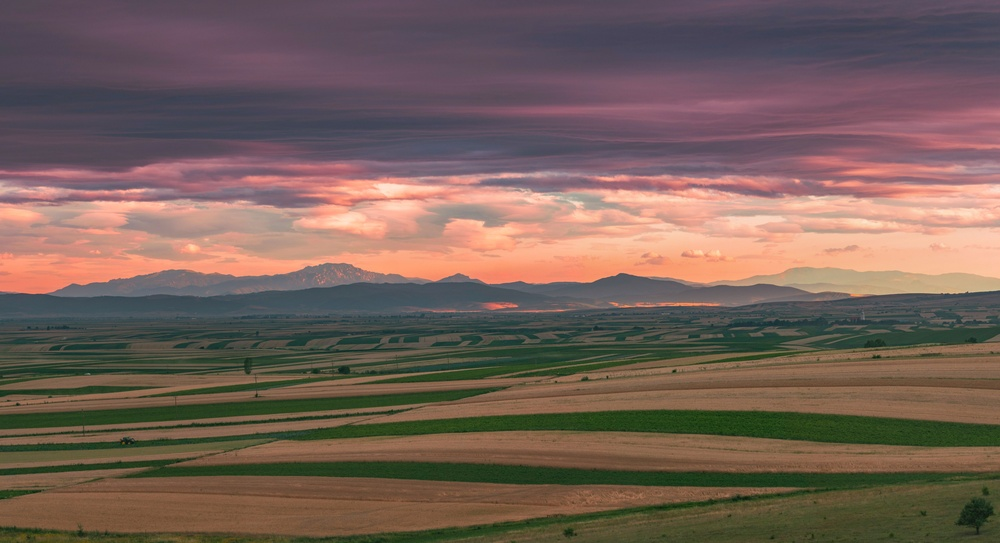
#> input picture test_sample/sample_one.jpg, 1000 x 543 px, shrunk from 7200 x 3912 before the run, found by its file name; its folder holds 5 pictures in this run
$ python main.py
#> lines starting #> are read from the running program, lines starting #| are printed output that depends on the picture
### src/ImageLoader.py
import os
import imageio.v3 as iio
import numpy as np
import mimetypes
import cv2

class Image:
    def __init__(self, image_path="", data=None):
        self.path = image_path
        self.data = data

    # property tự động lấy size từ ma trận
    @property
    def height(self):
        return self.data.shape[0] if self.data is not None else 0

    @property
    def width(self):
        return self.data.shape[1] if self.data is not None else 0

class ImageLoader:
    def __init__(self):
        self.image_list = []

    @staticmethod
    def _to_uint8(image_data):
        image_data = np.asarray(image_data)
        if image_data.dtype == np.uint8:
            return image_data
        if np.issubdtype(image_data.dtype, np.floating):
            if image_data.size and image_data.min() >= 0 and image_data.max() <= 1:
                image_data = image_data * 255
        elif np.issubdtype(image_data.dtype, np.integer):
            image_data = image_data.astype(np.float32) * (255.0 / np.iinfo(image_data.dtype).max)
        return np.clip(image_data, 0, 255).astype(np.uint8)

    def _process_single_file(self, file_path):
#> called with file_path = 'test_sample/sample_one/sample_one.jpg'
        try:
            image_data = self._to_uint8(iio.imread(file_path))
#> in _to_uint8, image_data is the input picture: shape (543, 1000, 3); mean R, G, B 117.9, 96.5, 88.2
            if image_data.ndim == 3 and image_data.shape[2] == 4:
                image_data = image_data[:, :, :3]
            if image_data.ndim not in (2, 3) or (image_data.ndim == 3 and image_data.shape[2] != 3):
                raise ValueError("Ảnh phải là ảnh xám hoặc ảnh RGB.")
            return Image(file_path, image_data)
        except Exception as e:
            print(f"Error loading '{file_path}': {e}")
            return None

    # [10 lines left out: function _process_with_opencv, not called in this run]

    def load_image(self, path, source="custom"):
        source = source.lower()
        if source not in ("custom", "opencv"):
            raise ValueError("source phải là 'custom' hoặc 'opencv'.")
        self.image_list = []

        if os.path.isfile(path):
            file_type, _ = mimetypes.guess_type(path)
            if file_type and file_type.startswith('image/'):
                img_obj = self._process_single_file(path) if source == "custom" else self._process_with_opencv(path)
                if img_obj: self.image_list.append(img_obj)
            else:
                print(f"Bỏ qua file không phải ảnh: {path}")
            return self.image_list

        elif os.path.isdir(path):
            for name in sorted(os.listdir(path)):
                path_file = os.path.join(path, name)
                if not os.path.isfile(path_file):
                    continue
                file_type, _ = mimetypes.guess_type(path_file)
                if file_type and file_type.startswith('image/'):
                    img_obj = self._process_single_file(path_file) if source == "custom" else self._process_with_opencv(path_file)
                    if img_obj:
                        self.image_list.append(img_obj)
            print(f"Đã load thành công {len(self.image_list)} ảnh.")
            return self.image_list
        else:
            print("Đường dẫn không hợp lệ!")
            return []

    # [148 lines left out: functions rgb_to_gray, gray_to_rgb, split_channels, merge_channels, replace_channels, blend_channels and 1 more, not called in this run]

### src/utils.py
from src.ImageLoader import ImageLoader, Image
import cv2
import numpy as np
import matplotlib.pyplot as plt

def load_image(image_path):
    try:
        loader = ImageLoader()
        images = loader.load_image(image_path)
#> images = 1 item
        if images and images[0].data is not None:
            return images[0].data
    except Exception:
        pass

    img = cv2.imread(image_path)
    if img is None:
        raise ValueError(f"Không tìm thấy ảnh tại đường dẫn: {image_path}")
    return cv2.cvtColor(img, cv2.COLOR_BGR2RGB)

def preprocess_image(image, to_float32=False):
    """
    Tiền xử lý dữ liệu ảnh đầu vào: hỗ trợ đường dẫn (str), đối tượng Image (ImageLoader),
    hoặc mảng NumPy (np.ndarray).
    Trả về ảnh xám chuẩn dạng 2D (H, W) hoặc ảnh màu 3D (H, W, 3).
    """
    if isinstance(image, str):
        image = load_image(image)

    raw_img = image.data if isinstance(image, Image) or hasattr(image, "data") else image

    if raw_img is None:
        raise ValueError("Ảnh đầu vào không hợp lệ hoặc rỗng !!!")

    img_arr = np.array(raw_img)

    # Khử kênh alpha nếu có (4 kênh RGBA -> 3 kênh RGB)
    if img_arr.ndim == 3 and img_arr.shape[2] == 4:
        img_arr = cv2.cvtColor(img_arr.astype(np.uint8), cv2.COLOR_RGBA2RGB)
    elif img_arr.ndim == 3 and img_arr.shape[2] == 1:
        img_arr = img_arr.squeeze(axis=2)

    # Đảm bảo dải giá trị [0, 255] nếu ảnh float [0.0, 1.0]
    if np.issubdtype(img_arr.dtype, np.floating):
        if img_arr.size > 0 and img_arr.max() <= 1.0:
            img_arr = img_arr * 255.0

    if to_float32:
        return img_arr.astype(np.float32)
    return img_arr


# [10 lines left out: functions rgb_to_gray, show_image, not called in this run]

import cv2
import numpy as np


def concatenate_with_labels(
    custom_img: np.ndarray,
    cv2_img: np.ndarray,
    left_label: str = "Custom Filter",
    right_label: str = "OpenCV (cv2)",
) -> np.ndarray:
  """Ghép 2 ảnh cạnh nhau theo chiều ngang và chèn header hiển thị tên phương pháp."""
  # Đồng bộ số kênh: Nếu ảnh 2D (grayscale) thì chuyển sang BGR 3 kênh để vẽ chữ và ghép
  if custom_img.ndim == 2:
    custom_disp = cv2.cvtColor(custom_img, cv2.COLOR_GRAY2BGR)
  elif custom_img.shape[2] == 3:
    custom_disp = cv2.cvtColor(custom_img, cv2.COLOR_RGB2BGR)
  else:
    custom_disp = custom_img.copy()

  if cv2_img.ndim == 2:
    cv2_disp = cv2.cvtColor(cv2_img, cv2.COLOR_GRAY2BGR)
  elif cv2_img.shape[2] == 3:
    cv2_disp = cv2.cvtColor(cv2_img, cv2.COLOR_RGB2BGR)
  else:
    cv2_disp = cv2_img.copy()

  # Đồng bộ kích thước chiều cao nếu có chênh lệch
  h1, w1 = custom_disp.shape[:2]
  h2, w2 = cv2_disp.shape[:2]
  if h1 != h2:
    cv2_disp = cv2.resize(cv2_disp, (w1, h1))
    h2, w2 = h1, w1

  # Ghép 2 ảnh nằm ngang
  combined = np.hstack([custom_disp, cv2_disp])

  # Tạo banner header màu đen phía trên để ghi chữ
  header_height = 40
  header = np.zeros((header_height, combined.shape[1], 3), dtype=np.uint8)

  # Ghi chữ nhãn cho Custom bên trái và cv2 bên phải
  font = cv2.FONT_HERSHEY_SIMPLEX
  cv2.putText(
      header,
      left_label,
      (20, 26),
      font,
      0.7,
      (0, 255, 255),
      2,
      lineType=cv2.LINE_AA,
  )
  cv2.putText(
      header,
      right_label,
      (w1 + 20, 26),
      font,
      0.7,
      (0, 255, 0),
      2,
      lineType=cv2.LINE_AA,
  )

  # Nối header với ảnh kết quả
  final_result = np.vstack([header, combined])
  return final_result

### src/Filter.py
import numpy as np
import cv2
from src.ImageLoader import Image
from src.utils import load_image, preprocess_image


class Filter:
    def __init__(self):
        pass

    def _preprocess_image(self, image):
        return preprocess_image(image, to_float32=True)

    def mean_kernel(self, kernel_size=3):
        if kernel_size % 2 == 0 or kernel_size < 3:
            raise ValueError("kernel_size cua Mean filter phai la so le va >= 3 !!!")
        return np.ones((kernel_size, kernel_size), dtype=np.float32) / (kernel_size ** 2)

    ## Ham de tang toc gaussian 2D
    def gaussian_kernel_1d(self, kernel_size=3, sigma=1.0):
        if kernel_size % 2 == 0 or kernel_size < 3:
            raise ValueError("kernel_size cua Gaussian filter phai la so le va >= 3 !!!")
        radius = kernel_size // 2
        x = np.arange(-radius, radius + 1)
        g1d = np.exp(-(x ** 2) / (2.0 * (sigma ** 2)))
        return (g1d / np.sum(g1d)).astype(np.float32)

    # [4 lines left out: function gaussian_kernel_2d, not called in this run]

    def sobel_kernel(self, axis="x", kernel_size=3):
        if kernel_size != 3:
            raise ValueError("Sobel kernel chuan phai co kich thuoc la 3x3 !!!")

        if axis == "x":
            return np.array([
                [-1, 0, 1],
                [-2, 0, 2],
                [-1, 0, 1]
            ], dtype=np.float32)
        elif axis == "y":
            return np.array([
                [-1, -2, -1],
                [ 0,  0,  0],
                [ 1,  2,  1]
            ], dtype=np.float32)
        else:
            raise ValueError("axis cua Sobel phai la 'x' hoac 'y' !!!")

    def laplacian_kernel(self, kernel_size=3, connectivity=4):
        if kernel_size != 3:
            raise ValueError("Laplacian kernel chuan phai co kich thuoc la 3x3 !!!")

        if connectivity == 4:
            return np.array([
                [ 0,  1,  0],
                [ 1, -4,  1],
                [ 0,  1,  0]
            ], dtype=np.float32)
        elif connectivity == 8:
            return np.array([
                [ 1,  1,  1],
                [ 1, -8,  1],
                [ 1,  1,  1]
            ], dtype=np.float32)
        else:
            raise ValueError("connectivity cua Laplacian 3x3 phai la 4 hoac 8 !!!")

    def convolution(self, image, kernel, mode="reflect"):
        img_arr = self._preprocess_image(image)

        if kernel.ndim != 2:
            raise ValueError("kernel phai la ma tran 2 chieu !!!")

        kh, kw = kernel.shape
        if kh % 2 == 0 or kw % 2 == 0:
            raise ValueError("Kich thuoc cua kernel phai la so le !!!")

        k_flipped = np.flip(kernel)
        pad_h = kh // 2
        pad_w = kw // 2

        ## Anh grey scale
        if img_arr.ndim == 2:
            h, w = img_arr.shape
            padded = np.pad(img_arr, ((pad_h, pad_h), (pad_w, pad_w)), mode=mode)
            output = np.zeros((h, w), dtype=np.float32)

            for u in range(kh):
                for v in range(kw):
                    weight = k_flipped[u, v]
                    if weight != 0:
                        output += weight * padded[u:u + h, v:v + w]
            return output

        ## Anh RGB
        elif img_arr.ndim == 3:
            h, w, c = img_arr.shape
            padded = np.pad(img_arr, ((pad_h, pad_h), (pad_w, pad_w), (0, 0)), mode=mode)
            output = np.zeros((h, w, c), dtype=np.float32)

            for u in range(kh):
                for v in range(kw):
                    weight = k_flipped[u, v]
                    if weight != 0:
                        output += weight * padded[u:u + h, v:v + w, :]
            return output

        else:
            raise ValueError("Anh phai la anh mau xam (2 chieu) hoac la anh mau RGB (3 chieu) !!!")

    def _separable_convolution(self, image, k1d_x, k1d_y, mode="reflect"):
        img_arr = self._preprocess_image(image)
        kx = k1d_x[::-1]
        ky = k1d_y[::-1]

        len_x = len(kx)
        len_y = len(ky)
        pad_x = len_x // 2
        pad_y = len_y // 2

        if img_arr.ndim == 2:
            h, w = img_arr.shape
            pad_horiz = np.pad(img_arr, ((0, 0), (pad_x, pad_x)), mode=mode)
            temp = np.zeros((h, w), dtype=np.float32)
            for v in range(len_x):
                temp += kx[v] * pad_horiz[:, v:v + w]

            pad_vert = np.pad(temp, ((pad_y, pad_y), (0, 0)), mode=mode)
            output = np.zeros((h, w), dtype=np.float32)
            for u in range(len_y):
                output += ky[u] * pad_vert[u:u + h, :]

            return output

        elif img_arr.ndim == 3:
            h, w, c = img_arr.shape
            pad_horiz = np.pad(img_arr, ((0, 0), (pad_x, pad_x), (0, 0)), mode=mode)
            temp = np.zeros((h, w, c), dtype=np.float32)
            for v in range(len_x):
                temp += kx[v] * pad_horiz[:, v:v + w, :]

            pad_vert = np.pad(temp, ((pad_y, pad_y), (0, 0), (0, 0)), mode=mode)
            output = np.zeros((h, w, c), dtype=np.float32)
            for u in range(len_y):
                output += ky[u] * pad_vert[u:u + h, :, :]

            return output


    def mean_filter(self, image, kernel_size=3):
        k = self.mean_kernel(kernel_size)
        res = self.convolution(image, k)
        return np.clip(res, 0, 255).astype(np.uint8)

    def gaussian_filter(self, image, kernel_size=3, sigma=1.0):
        if kernel_size % 2 == 0 or kernel_size < 3:
            kernel_size = max(3, int(kernel_size) | 1)
        if sigma <= 0:
            sigma = 0.1
        g1d = self.gaussian_kernel_1d(kernel_size, sigma)
        res = self._separable_convolution(image, g1d, g1d)
        return np.clip(res, 0, 255).astype(np.uint8)

    def sobel_filter(self, image, axis="both", kernel_size=3):
        if kernel_size != 3:
            raise ValueError("Sobel filter chỉ hỗ trợ kích thước kernel 3x3!")

        if axis == "x":
            kx = self.sobel_kernel("x", kernel_size=3)
            gx = self.convolution(image, kx)
            return np.clip(np.abs(gx), 0, 255).astype(np.uint8)

        elif axis == "y":
            ky = self.sobel_kernel("y", kernel_size=3)
            gy = self.convolution(image, ky)
            return np.clip(np.abs(gy), 0, 255).astype(np.uint8)

        elif axis == "both":
            kx = self.sobel_kernel("x", kernel_size=3)
            ky = self.sobel_kernel("y", kernel_size=3)
            gx = self.convolution(image, kx)
            gy = self.convolution(image, ky)
            magnitude = np.sqrt(gx**2 + gy**2)
            return np.clip(magnitude, 0, 255).astype(np.uint8)

        else:
            raise ValueError("axis phải là 'x', 'y' hoặc 'both'!")

    def laplacian_filter(self, image, kernel_size=3, connectivity=4):
        if kernel_size != 3:
            raise ValueError("Laplacian filter chỉ hỗ trợ kích thước kernel 3x3!")

        k = self.laplacian_kernel(kernel_size=3, connectivity=connectivity)
        res = self.convolution(image, k)
        return np.clip(np.abs(res), 0, 255).astype(np.uint8)

### src/Transform.py
import numpy as np
import math
import cv2
from src.utils import preprocess_image

class Transform:
    def __init__(self):
        self.recolor = 0 # màu nền khi đổi ảnh (đen)
        return

    def _prepare_input(self, image):
        img = preprocess_image(image, to_float32=False)
        is_2d = (img.ndim == 2)
        if is_2d:
            img = img[:, :, np.newaxis]
        return img, is_2d

    def _postprocess_output(self, output, is_2d):
        if is_2d and output.ndim == 3 and output.shape[2] == 1:
            return output.squeeze(axis=2)
        return output

    def translation(self, image, tx=0, ty=0):
        "dịch ảnh theo vector (tx,ty)"
        image, is_2d = self._prepare_input(image)

        #copy ảnh gốc sang ảnh output
        output = image.copy()
        #dịch phải
        if tx > 0:
            output[:,tx:,:] = output[:,:-tx:,:]
            output[:,:tx,:] = self.recolor
        if tx < 0:
            tx=-tx
            output[:,:-tx:,:] = output[:,tx:,:]
            output[:,-tx:,:] = self.recolor
        #dịch xuống
        if ty > 0:
            output[ty:,:,:] = output[:-ty:,:,:]
            output[:ty,:,:] = self.recolor
        if ty < 0:
            ty=-ty
            output[:-ty:,:,:] = output[ty:,:,:]
            output[-ty:,:,:] = self.recolor

        return self._postprocess_output(output, is_2d)

    # [30 lines left out: function rotation, not called in this run]

    def rotation_v2(self, image, angle):
        "xoay ảnh theo góc "
        image, is_2d = self._prepare_input(image)

        height, width, channels = image.shape
        angle_rad = math.radians(angle)
        output = image.copy()
        x_center = int(width / 2)
        y_center = int(height / 2)

        for y in range(height):
            for x in range(width):
                centered_x = x - x_center
                centered_y = y - y_center

                #x' = x*cos(angle) - y*sin(angle)
                #y' = x*sin(angle) + y*cos(angle)
                org_x = int(round(centered_x*math.cos(angle_rad) + centered_y*math.sin(angle_rad)))
                org_y = int(round(-centered_x*math.sin(angle_rad) + centered_y*math.cos(angle_rad)))

                if 0<= org_x + x_center < width and 0<= org_y + y_center < height:
                    output[y,x,:] = image[org_y + y_center,org_x + x_center,:]
                else:
                    output[y,x,:] = self.recolor
        return self._postprocess_output(output, is_2d)

    def scaling(self, image, scale_x=1.0, scale_y=1.0):
        "phóng to/thu nhỏ ảnh theo tỉ lệ scale_x, scale_y"
        image, is_2d = self._prepare_input(image)

        height, width, channels = image.shape
        output = image.copy()
        x_center = int(width / 2)
        y_center = int(height / 2)

        for y in range(height):
            for x in range(width):
                #kéo về tâm ảnh
                centered_x = x - x_center
                centered_y = y - y_center

                org_x = int(round(centered_x/scale_x)) + x_center
                org_y = int(round(centered_y/scale_y)) + y_center

                if 0<= org_x < width and 0<= org_y < height:
                    output[y,x,:] = image[org_y,org_x,:]
                else:
                    output[y,x,:] = self.recolor
        return self._postprocess_output(output, is_2d)

    def affine(self, image, src_points, dst_points):
        """
        Thực hiện Affine transformation dựa trên 3 cặp điểm.
        src_points: Tọa độ 3 điểm trên ảnh gốc. Ví dụ: np.float32([[50,50], [200,50], [50,200]])
        dst_points: Tọa độ 3 điểm đích mong muốn.
        """
        image, is_2d = self._prepare_input(image)

        # 1. Dùng OpenCV để giải hệ 6 phương trình, tìm ra ma trận 2x3 chứa (a,b,c,d,e,f)
        affine_matrix = cv2.getAffineTransform(src_points, dst_points)

        # 2. Áp dụng ma trận biến đổi lên toàn bộ điểm ảnh
        height, width = image.shape[:2]
        output = cv2.warpAffine(image, affine_matrix, (width, height))

        return self._postprocess_output(output, is_2d)

    def projective(self, image, src_points, dst_points):
        """
        Thực hiện Projective transformation dựa trên 4 cặp điểm.
        """
        image, is_2d = self._prepare_input(image)

        # 1. Dùng OpenCV để giải hệ 8 phương trình, tìm ra ma trận 3x3 (có chứa g, h)
        projective_matrix = cv2.getPerspectiveTransform(src_points, dst_points)

        # 2. Áp dụng ma trận biến đổi phối cảnh
        height, width = image.shape[:2]
        output = cv2.warpPerspective(image, projective_matrix, (width, height))
        return self._postprocess_output(output, is_2d)

### main.py
import os
import numpy as np
import cv2

from src.ImageLoader import ImageLoader
from src.Filter import Filter
from src.Transform import Transform
from src.utils import load_image, show_image, concatenate_with_labels


# =============================================================================
# PHẦN 1: BIỂU DIỄN ẢNH MÀU VÀ KÊNH MÀU (COLOR & GRAYSCALE REPRESENTATION)
# =============================================================================
# [34 lines left out: function run_color_representation_demo, not called in this run]


# =============================================================================
# PHẦN 2: LỌC ẢNH (FILTER DEMO & SO SÁNH ẢNH GỐC VÀ KẾT QUẢ)
# =============================================================================
def run_filter_demo(image_path: str, base_output_dir: str = "test_sample"):
    print("\n" + "=" * 60)
    print(f"▶ CHẠY DEMO PHẦN 2: LỌC ẢNH VÀ SO SÁNH VỚI ẢNH GỐC: {image_path}")
    print("=" * 60)

    # 1. Tạo subfolder tương ứng theo tên file ảnh
    image_filename = os.path.basename(image_path)
    image_stem = os.path.splitext(image_filename)[0]
    subfolder_path = os.path.join(base_output_dir, image_stem, "filters")
    os.makedirs(subfolder_path, exist_ok=True)

    # 2. Đọc ảnh và chuyển sang ảnh xám
    img_rgb = load_image(image_path)
    img_gray = cv2.cvtColor(img_rgb, cv2.COLOR_RGB2GRAY)
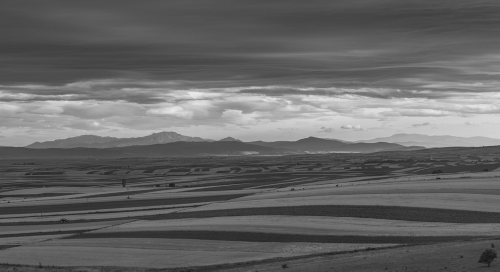
#> img_gray: shape (543, 1000) (shown at 1/2 size); min 16, max 234, mean 102
    filter_tool = Filter()

    # Lưu ảnh gốc vào subfolder
    cv2.imwrite(
        os.path.join(subfolder_path, "00_original_color.jpg"),
        cv2.cvtColor(img_rgb, cv2.COLOR_RGB2BGR),
    )
    cv2.imwrite(os.path.join(subfolder_path, "00_original_gray.jpg"), img_gray)

    # 3. Danh sách các bộ lọc cần thực hiện
    filters_to_run = [
        (
            "01_mean_3x3",
            "Mean Filter (3x3)",
            img_rgb,
            lambda: filter_tool.mean_filter(img_rgb, kernel_size=3),
        ),
        (
            "02_gaussian_5x5",
            "Gaussian Filter (5x5, sigma=1.0)",
            img_rgb,
            lambda: filter_tool.gaussian_filter(img_rgb, kernel_size=5, sigma=1.0),
        ),
        (
            "03_sobel_x",
            "Sobel X (Horizontal Gradient)",
            img_gray,
            lambda: filter_tool.sobel_filter(img_gray, axis="x", kernel_size=3),
        ),
        (
            "04_sobel_y",
            "Sobel Y (Vertical Gradient)",
            img_gray,
            lambda: filter_tool.sobel_filter(img_gray, axis="y", kernel_size=3),
        ),
        (
            "05_sobel_combined",
            "Sobel Magnitude",
            img_gray,
            lambda: filter_tool.sobel_filter(img_gray, axis="both", kernel_size=3),
        ),
        (
            "06_laplacian_4",
            "Laplacian (4-Connectivity)",
            img_gray,
            lambda: filter_tool.laplacian_filter(img_gray, kernel_size=3, connectivity=4),
        ),
        (
            "07_laplacian_8",
            "Laplacian (8-Connectivity)",
            img_gray,
            lambda: filter_tool.laplacian_filter(img_gray, kernel_size=3, connectivity=8),
        ),
    ]

    for save_name, label, orig_input, custom_func in filters_to_run:
        print(f"Đang thực hiện lọc và so sánh: {label}...")
        custom_res = custom_func()

        # Ghép ảnh gốc bên trái và ảnh kết quả bên phải
        comparison_img = concatenate_with_labels(
            custom_img=orig_input,
            cv2_img=custom_res,
            left_label="Anh goc (Original)",
            right_label=f"Ket qua: {label}",
        )

        save_file_path = os.path.join(subfolder_path, f"{save_name}_comparison.jpg")
        cv2.imwrite(save_file_path, comparison_img)
#> this loop made 7 passes
#> (save_name, label) on passes 6 to 7: ('06_laplacian_4', 'Laplacian (4-Connectivity)'), ('07_laplacian_8', 'Laplacian (8-Connectivity)')
#> (printed output is left out)
#> pass 1, in run_filter_demo, `custom_res = custom_func()`:
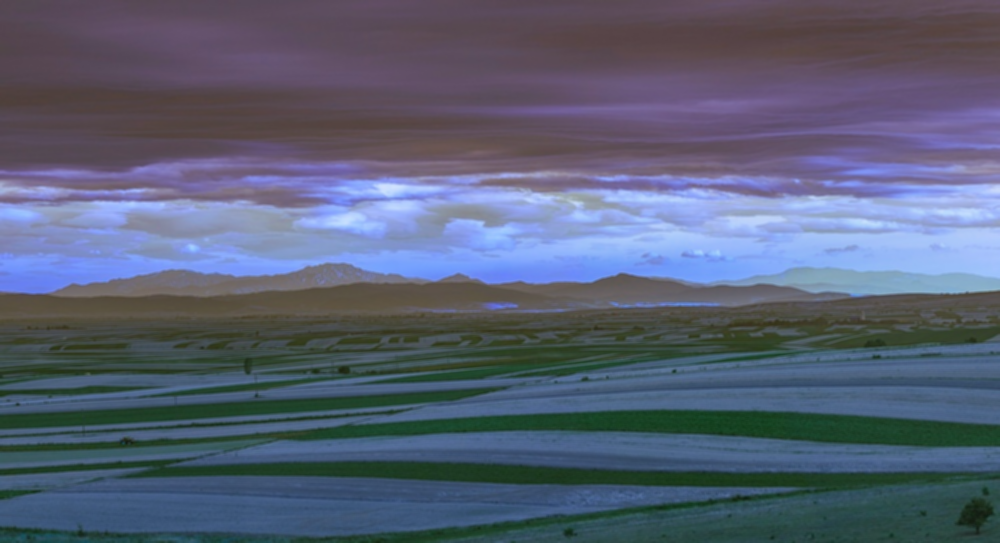
#> custom_res: shape (543, 1000, 3); mean of channels 0, 1, 2 117.4, 96.1, 87.8; drawn as B, G, R

    print(f"\n✔ Hoàn tất demo Filter! Ảnh so sánh được lưu tại: {subfolder_path}")
#| ✔ Hoàn tất demo Filter! Ảnh so sánh được lưu tại: test_sample/sample_one/filters
#> (the rest of the program and of its run is left out)
